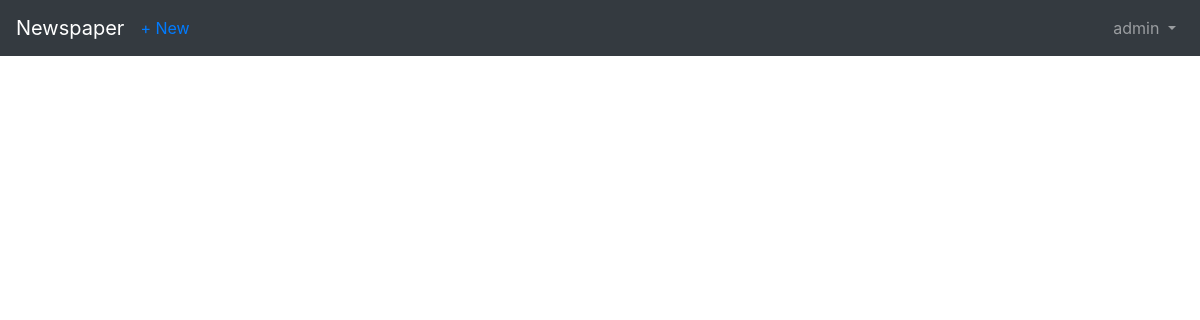
/articles/ (signed in), run on an earlier commit of the app's database.
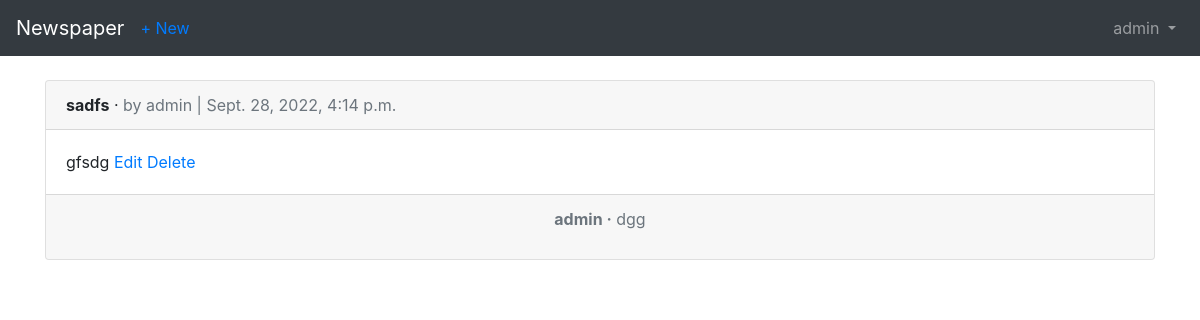
And on a later commit of the database.
### users/models.py (models this page shows)
class CustomUser(AbstractUser):
    age = models.PositiveIntegerField(default=0)

### articles/models.py (models this page shows, shortened)
class Article(models.Model):
    title = models.CharField(max_length=255)
    body = models.TextField()
    date = models.DateTimeField(auto_now_add=True)
    author = models.ForeignKey(settings.AUTH_USER_MODEL, on_delete=models.CASCADE,)

class Comment(models.Model):
    article = models.ForeignKey(Article, on_delete=models.CASCADE, related_name='comments')
    comment = models.CharField(max_length=140)
    author = models.ForeignKey(
        settings.AUTH_USER_MODEL,
        on_delete=models.CASCADE,
    )
    def __str__(self):
        return self.comment

### articles/views.py (the view, shortened to what this page needs)
# urls.py: path('', views.ArticleListView.as_view(), name='article_list'),
class ArticleListView(LoginRequiredMixin, ListView):
    model = models.Article
    template_name = 'article_list.html'
    login_url = 'login'

### templates/article_list.html (shortened to what this page needs)
<!DOCTYPE html>
<html lang="en">
<head>
</head>
<body>
    {% extends 'base.html' %}
    {% block content %}
    {% for article in object_list %}
    <div class="card">
        <div class="card-header">
            <span class="font-weight-bold">{{ article.title }}</span> &middot;
            <span class="text-muted">by {{ article.author }} | {{ article.date }}</span>
        </div>
        <div class="card-body">
            {{ article.body }}
            <a href="{% url 'article_edit' article.pk %}">Edit</a>
            <a href="{% url 'article_delete' article.pk %}">Delete</a>
        </div>
        <div class="card-footer text-center text-muted">
            {% for comment in article.comments.all %}
            <p>
                <span class="font-weight-bold">{{ comment.author }} &middot</span>
                {{ comment }}
            </p>
            {% endfor %}
        </div>
    </div>
    {% endfor %}
    {% endblock content %}

### templates/base.html (shortened to what this page needs)
<!DOCTYPE html>
<html lang="en">
    <head>
        <link rel="stylesheet" href="https://maxcdn.bootstrapcdn.com/bootstrap/4.0.0/css/bootstrap.min.css"
/>
    </head>
    <body>
        <nav class="navbar navbar-expand-md navbar-dark bg-dark mb-4">
            <a class="navbar-brand" href="{% url 'home' %}">Newspaper</a>
            <div class="collapse navbar-collapse" id="navbarCollapse">
                {% if user.is_authenticated %}
                    <ul class="navbar-nav mr-auto">
                        <li class="nav-item"><a href="{% url 'article_new' %}">+ New</a></li>
                    </ul>
                    <ul class="navbar-nav ml-auto">
                        <li class="nav-item">
                            <a class="nav-link dropdown-toggle" href="#" id="userMenu" data-toggle="dropdown" aria-haspopup="true" aria-expanded="false">
                                {{ user.username }}
                            </a>
                        </li>
                    </ul>
                {% else %}
                    <form class="form-inline ml-auto">
                        <a href="{% url 'login' %}" class="btn btn-outline-secondary">Log in</a>
                        <a href="{% url 'signup'%}" class="btn btn-primary ml-2">Sign up</a>
                    </form>
                {% endif %}
            </div>
        </nav>
        <div class = "container">
            {% block content %}
            {% endblock %}
        </div>
    </body>
</html>

What changed in the data, as far as the page shows it:
added Article: title "sadfs", author "admin", date "Sept. 28, 2022, 4:14 p.m.", body "gfsdg"
added Comment: author "admin", comment "dgg"
